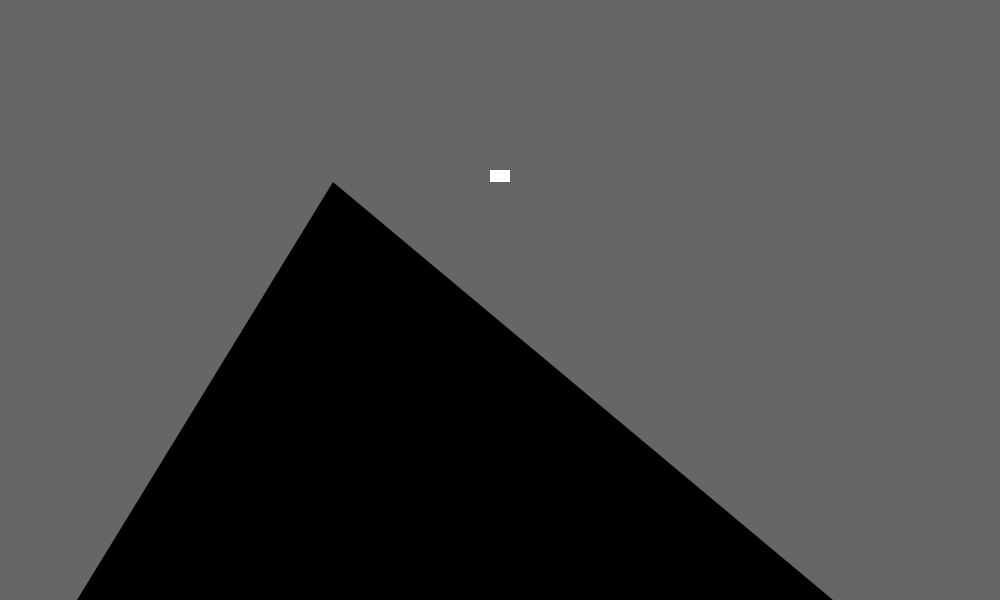
Frame 1 (no input)
Frame 60 (the mouse pressed at the canvas centre just before this capture): identical to frame 1, image omitted
Frame 120 (the mouse held since frame 60 and released just before this capture): identical to frame 1, image omitted

The Processing sketch that drew this single still picture (run headless with seeded random() and noise(); from frame 60 on, the mouse is pressed at the canvas centre):

// Processing sketch: Dancing_Mountains2
// ── Dancing_Mountains2.pde
/**
 * Spring. 
 * 
 * Click, drag, and release the horizontal bar to start the spring. 
 */
 
// Spring drawing constants for top bar
int springHeight = 32;  // Height
int left;               // Left position
int right;              // Right position
int max = 200;          // Maximum Y value
int min = 100;          // Minimum Y value
boolean over = false;   // If mouse over
boolean move = false;   // If mouse down and over

// Spring simulation constants
float M = 0.8;   // Mass
float K = 0.2;   // Spring constant
float D = 0.92;  // Damping
float R = 150;   // Rest position

// Spring simulation variables
float ps = R;    // Position
float vs = 0.0;  // Velocity
float as = 0;    // Acceleration
float f = 0;     // Force


void setup() {
  size(1000, 600);
  rectMode(CORNERS);
  noStroke();
  left = width/2 - 100;
  right = width/2 + 100;
}

void draw() {
  background(102);
  updateSpring();
  drawSpring();
}

void drawSpring() {
  
  // Draw base
  fill(0.2);
  float baseWidth = 0.5 * ps + -8;
  triangle(10 + baseWidth, height, width/3, ps + springHeight ,900 - baseWidth,height);
  //triangle(660,height, 0,height, 300,200); 
  // Set color and draw top bar
  
  fill(255);
  rect(left+90, ps+20, right-90, ps + springHeight);
}


void updateSpring() {
  // Update the spring position
  if(!move) {
    f = -K * (ps - R);    // f=-ky
    as = f / M;           // Set the acceleration, f=ma == a=f/m
    vs = D * (vs + as);   // Set the velocity
    ps = ps + vs;         // Updated position
  }
  if(abs(vs) < 0.1) {
    vs = 0.0;
  }

  // Test if mouse is over the top bar
  if(mouseX > left && mouseX < right && mouseY > ps && mouseY < ps + springHeight) {
    over = true;
  } else {
    over = false;
  }
  
  // Set and constrain the position of top bar
  if(move) {
    ps = mouseY - springHeight/2;
    ps = constrain(ps, min, max);
  }
}

void mousePressed() {
  if(over) {
    move = true;
  }
}

void mouseReleased() {
  move = false;
}
